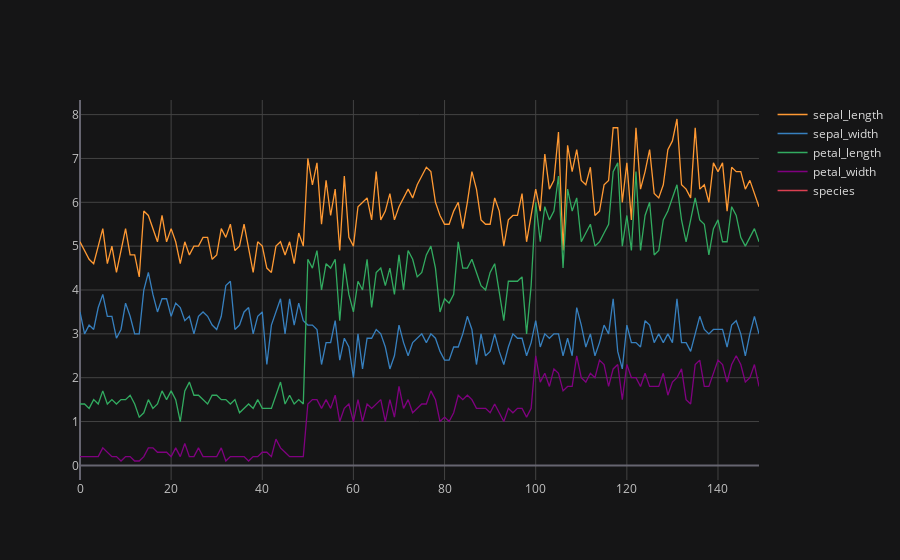

Notebook cell for this chart:
### Code cell
## Similar like plot jus a change iplot insted of plot
iris.iplot()

### Figure 1 — Plotly figure (JSON) as saved in the notebook; plotly's stock layout.template omitted (floating-point values rounded to 4 significant figures; data arrays with more than 128 entries replaced by an {"elided": "..."} marker saying what was removed)
{"data": [{"line": {"color": "rgba(255, 153, 51, 1.0)", "dash": "solid", "shape": "linear", "width": 1.3}, "mode": "lines", "name": "sepal_length", "text": "", "type": "scatter", "x": {"elided": "150 int values"}, "y": {"elided": "150 float values"}}, {"line": {"color": "rgba(55, 128, 191, 1.0)", "dash": "solid", "shape": "linear", "width": 1.3}, "mode": "lines", "name": "sepal_width", "text": "", "type": "scatter", "x": {"elided": "150 int values"}, "y": {"elided": "150 float values"}}, {"line": {"color": "rgba(50, 171, 96, 1.0)", "dash": "solid", "shape": "linear", "width": 1.3}, "mode": "lines", "name": "petal_length", "text": "", "type": "scatter", "x": {"elided": "150 int values"}, "y": {"elided": "150 float values"}}, {"line": {"color": "rgba(128, 0, 128, 1.0)", "dash": "solid", "shape": "linear", "width": 1.3}, "mode": "lines", "name": "petal_width", "text": "", "type": "scatter", "x": {"elided": "150 int values"}, "y": {"elided": "150 float values"}}, {"line": {"color": "rgba(219, 64, 82, 1.0)", "dash": "solid", "shape": "linear", "width": 1.3}, "mode": "lines", "name": "species", "text": "", "type": "scatter", "x": {"elided": "150 int values"}, "y": {"elided": "150 str values"}}], "layout": {"legend": {"bgcolor": "#151516", "font": {"color": "#D9D9D9"}}, "paper_bgcolor": "#151516", "plot_bgcolor": "#151516", "title": {"font": {"color": "#D9D9D9"}}, "xaxis": {"gridcolor": "#434343", "showgrid": true, "tickfont": {"color": "#C2C2C2"}, "title": {"font": {"color": "#D9D9D9"}, "text": ""}, "zerolinecolor": "#666570"}, "yaxis": {"gridcolor": "#434343", "showgrid": true, "tickfont": {"color": "#C2C2C2"}, "title": {"font": {"color": "#D9D9D9"}, "text": ""}, "zerolinecolor": "#666570"}}}
